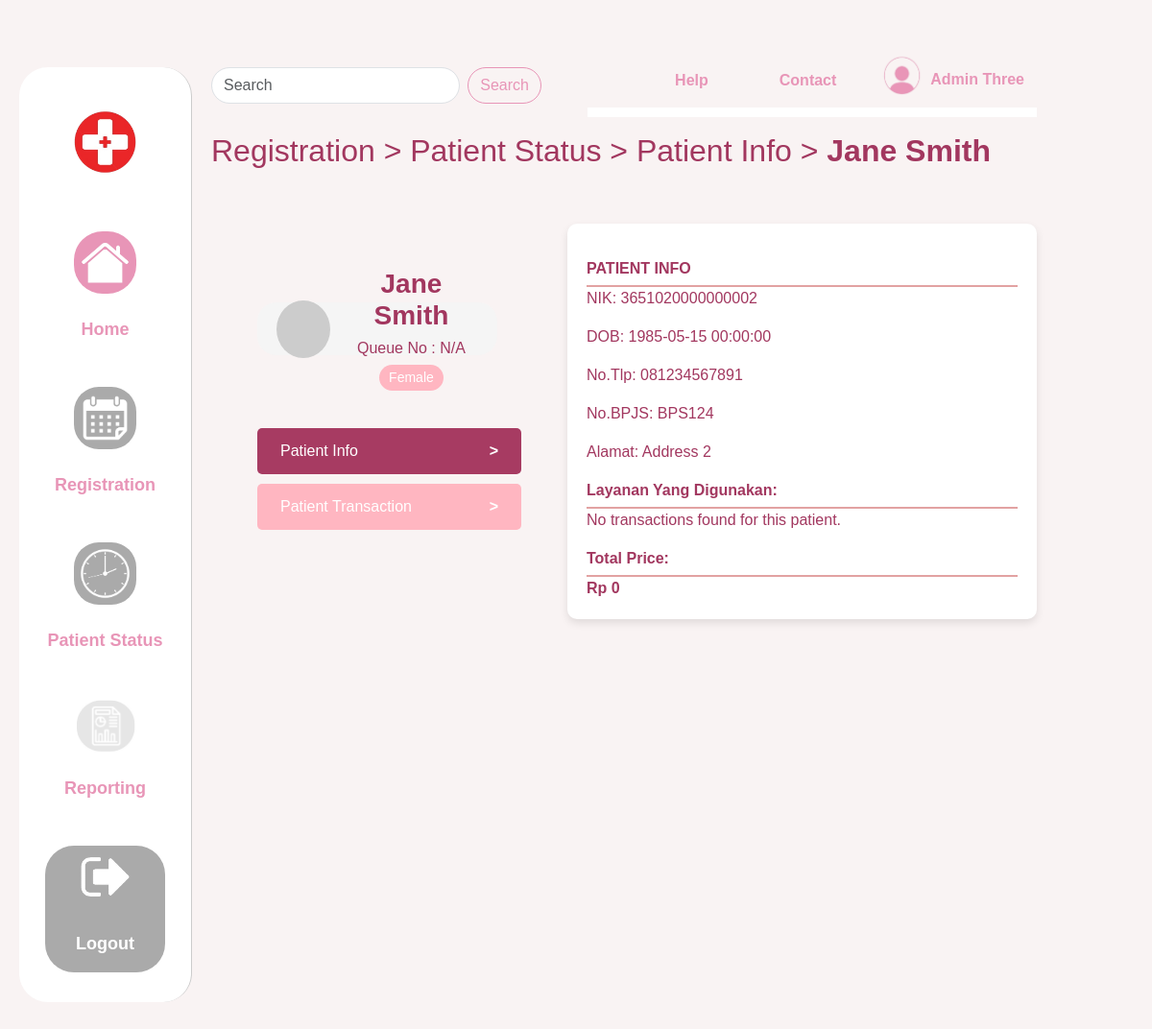
The page /patientinfo.php?patient_id=PA002 (signed in) on the database its author committed.
### tables this page shows
CREATE TABLE `mspatient` (
  `patient_id` varchar(5) NOT NULL,
  `name` varchar(100) DEFAULT NULL,
  `dob` datetime DEFAULT NULL,
  `gender` varchar(10) DEFAULT NULL,
  `phone` varchar(15) DEFAULT NULL,
  `email` varchar(100) DEFAULT NULL,
  `nik` varchar(16) DEFAULT NULL,
  `bpjs_card` varchar(30) DEFAULT NULL,
  `address` varchar(100) DEFAULT NULL,
  `is_registered` int(1) DEFAULT NULL
);

### patientinfo.php (the view, shortened to what this page needs)
<?php
$conn = getConnection();
$patient_id = $_GET['patient_id'] ?? 'PA001';
$patientQuery = $conn->prepare("SELECT * FROM MsPatient WHERE patient_id = ?");
$patientQuery->bind_param("s", $patient_id);
$patientQuery->execute();
$patientResult = $patientQuery->get_result();
$patient = $patientResult->fetch_assoc();
$transactionHeaderQuery = $conn->prepare("
    SELECT * FROM TransactionHeader
    WHERE patient_id = ?
");
$transactionHeaderQuery->bind_param("s", $patient_id);
$transactionHeaderQuery->execute();
$transactionHeaders = $transactionHeaderQuery->get_result();
?>
<!DOCTYPE html>
<html lang="en">
<head>
    <link
        href="https://cdn.jsdelivr.net/npm/bootstrap@5.3.0/dist/css/bootstrap.min.css"
        rel="stylesheet" />
    <link rel="stylesheet" href="css/home.css" />
</head>
<body>
    <div class="container-fluid">
        <div class="row">
            <?php include 'sidebar.php' ?>
            <div class="col-md-10 content">
                <?php include 'topbar.php' ?>
                <h1 class="fw-medium">Registration > Patient Status > Patient Info > <span class="fw-bold"><?php echo $patient['name'] ?></span></h1>
                <br>
                <br>
                <main>
                    <div class="patient-list">
                        <div class="d-flex flex-row">
                            <div class="d-flex flex-column align-items-stretch gap-3 m-5 justify-content-center ">
                                <div class="patient-info">
                                    <div class="avatar"></div>
                                    <div class="details">
                                        <h3 style="font-weight: bolder;"><?= htmlspecialchars($patient['name']) ?></h3>
                                        <?php
                                        $queueNumber = isset($_GET['queue_number']) ? htmlspecialchars($_GET['queue_number']) : 'N/A';
                                        ?>
                                        <p>Queue No : <?= $queueNumber ?></p>
                                        <div class="gender-badge"><?= htmlspecialchars($patient['gender']) ?></div>
                                    </div>
                                </div>
                                <br>
                                <div class="menu">
                                    <a class="menu-item p-4" href="patientinfo.php?patient_id=<?php echo urlencode($patient['patient_id']); ?>&queue_number=<?php echo $_GET['queue_number'] ?>" style="text-decoration: none; background-color:#a73b62">
                                        Patient Info <span class="arrow">></span>
                                    </a>
                                    <a class="menu-item p-4" href="transaction.php?patient_id=<?php echo urlencode($patient['patient_id']); ?>&queue_number=<?php echo $_GET['queue_number'] ?>" style="text-decoration: none; background-color: #ffb6c1">
                                        Patient Transaction <span class="arrow">></span>
                                    </a>
                                </div>
                            </div>
                            <div class="details-card">
                                <div class="section-title">PATIENT INFO</div>
                                <p>NIK: <?= htmlspecialchars($patient['nik']) ?></p>
                                <p>DOB: <?= htmlspecialchars($patient['dob']) ?></p>
                                <p>No.Tlp: <?= htmlspecialchars($patient['phone']) ?></p>
                                <p>No.BPJS: <?= htmlspecialchars($patient['bpjs_card']) ?></p>
                                <p>Alamat: <?= htmlspecialchars($patient['address']) ?></p>
                                <div class="section-title">Layanan Yang Digunakan:</div>
                                <div class="accordion-body">
                                    <?php if ($transactionHeaders->num_rows > 0): ?>
                                        <table class="table table-striped">
                                            <thead>
                                                <tr>
                                                    <th>Service Details</th>
                                                    <th>Price (Rp)</th>
                                                </tr>
                                            </thead>
                                            <tbody>
                                                <?php
                                                $totalPrice = 0;
                                                while ($transaction = $transactionHeaders->fetch_assoc()): ?>
                                                <?php
                                                    $transactionDetailsQuery = $conn->prepare("SELECT details_id FROM TransactionDetail WHERE transaction_id = ?");
                                                    $transactionDetailsQuery->bind_param("s", $transaction['transaction_id']);
                                                    $transactionDetailsQuery->execute();
                                                    $transactionDetails = $transactionDetailsQuery->get_result();
                                                    while ($detail = $transactionDetails->fetch_assoc()) {
                                                        $details_id = $detail['details_id'];
                                                        $serviceOutput = "";
                                                        $price = 0;
                                                        switch (substr($details_id, 0, 1)) {
                                                            case '6':
                                                            case '7':
                                                            case '8':
                                                                $roomDetailsQuery = $conn->prepare("SELECT code, room_id FROM MsRoomDetails WHERE patient_id = ? AND code = ?");
                                                                $roomDetailsQuery->bind_param("ss", $patient_id, $details_id);
                                                                $roomDetailsQuery->execute();
                                                                $roomDetails = $roomDetailsQuery->get_result()->fetch_assoc();
                                                                if ($roomDetails) {
                                                                    $code = $roomDetails['code'];
                                                                    $room_id = $roomDetails['room_id'];
                                                                    $roomHeaderQuery = $conn->prepare("SELECT price FROM MsRoomHeader WHERE room_id = ?");
                                                                    $roomHeaderQuery->bind_param("s", $room_id);
                                                                    $roomHeaderQuery->execute();
                                                                    $roomHeader = $roomHeaderQuery->get_result()->fetch_assoc();
                                                                    if ($roomHeader) {
                                                                        $price = $roomHeader['price'];
                                                                        $serviceOutput = "Room Code: " . htmlspecialchars($code);
                                                                    }
                                                                }
                                                                break;
                                                            default:
                                                                break;
                                                        }
                                                        $prefix = substr($details_id, 0, 2);
                                                        switch ($prefix) {
                                                            case 'AP':
                                                                $appointmentQuery = $conn->prepare("SELECT date, price FROM MsAppointment WHERE appointment_id = ?");
                                                                $appointmentQuery->bind_param("s", $details_id);
                                                                $appointmentQuery->execute();
                                                                $appointment = $appointmentQuery->get_result()->fetch_assoc();
                                                                $price = $appointment['price'];
                                                                $serviceOutput = "Appointment on " . htmlspecialchars($appointment['date']);
                                                                break;
                                                            case 'MC':
                                                                $checkupQuery = $conn->prepare("SELECT date, details, price FROM MsCheckup WHERE checkup_id = ?");
                                                                $checkupQuery->bind_param("s", $details_id);
                                                                $checkupQuery->execute();
                                                                $checkup = $checkupQuery->get_result()->fetch_assoc();
                                                                $price = $checkup['price'];
                                                                $serviceOutput = "Checkup on " . htmlspecialchars($checkup['date']) . " - Details: " . htmlspecialchars($checkup['details']);
                                                                break;
                                                            case 'TE':
                                                                $testQuery = $conn->prepare("SELECT name, price FROM MsTest WHERE test_id = ?");
                                                                $testQuery->bind_param("s", $details_id);
                                                                $testQuery->execute();
                                                                $test = $testQuery->get_result()->fetch_assoc();
                                                                $price = $test['price'];
                                                                $serviceOutput = "Test Name: " . htmlspecialchars($test['name']);
                                                                break;
                                                        }
                                                        if ($serviceOutput) {
                                                            echo "<tr><td>{$serviceOutput}</td><td>Rp " . number_format($price, 0, ',', '.') . "</td></tr>";
                                                            $totalPrice += $price;
                                                        }
                                                    }
                                                endwhile;
                                                ?>
                                            </tbody>
                                            <tfoot>
                                                <tr>
                                                    <td><strong>Total</strong></td>
                                                    <td><strong>Rp <?= number_format($totalPrice, 0, ',', '.') ?></strong></td>
                                                </tr>
                                            </tfoot>
                                        </table>
                                    <?php else: ?>
                                        <p>No transactions found for this patient.</p>
                                    <?php endif; ?>
                                </div>
                                <div class="section-title">Total Price:</div>
                                <td><strong>Rp <?= number_format($totalPrice, 0, ',', '.') ?></strong></td>
                            </div>
                        </div>
                    </div>
                </main>
            </div>
        </div>
    </div>
</body>
</html>

### css/home.css (style rules this page uses)
:root { --bg-color: #f9f3f3; --text-color: #a2375f; --accent-color: #e895b7; --link-color: #a2375f; }
body { font-family: "Arial", sans-serif; background-color: var(--bg-color); color: var(--text-color); margin: 0 20px 20px 100px; padding: 20px 0; }
.content { background-color: var(--bg-color); padding: 20px; }
h1 { font-weight: bold; font-size: 2rem; color: var(--text-color); }

### patientinfo.php (style rules this page uses)
.patient-info { background-color: #f5f5f5; padding: 20px; border-radius: 20px; margin-bottom: 20px; text-align: center; width: 250px; height: 55px; display: flex; align-items: center; }
.avatar { width: 60px; height: 60px; background-color: #ccc; border-radius: 50%; margin-right: 15px; }
.details h3 { margin: 0; }
.details p { margin: 5px 0; }
.gender-badge { background-color: #ffb6c1; color: white; padding: 3px 10px; border-radius: 15px; font-size: 14px; display: inline-block; }
.menu { display: flex; flex-direction: column; }
.menu-item { display: flex; justify-content: space-between; align-items: center; padding: 15px; background-color: #ffb6c1; color: white; border: none; border-radius: 5px; font-size: 16px; margin-bottom: 10px; cursor: pointer; width: 275px; height: 25px; }
.arrow { font-weight: bold; }
.details-card { background-color: white; border-radius: 10px; padding: 20px; box-shadow: 0 4px 8px rgba(0, 0, 0, 0.1); width: 100%; }
.details-card .section-title { font-weight: bold; margin-top: 15px; border-bottom: 2px solid #e2a2a2; padding-bottom: 5px; }

### rows shown on the page
mspatient: name "Jane Smith", gender "Female", nik "3651020000000002", dob "1985-05-15 00:00:00", phone "081234567891", bpjs_card "BPS124", address "Address 2"

### other values the page prints
$_SESSION['fullname'] "Admin Three"
$queueNumber "N/A"
$totalPrice "0"
